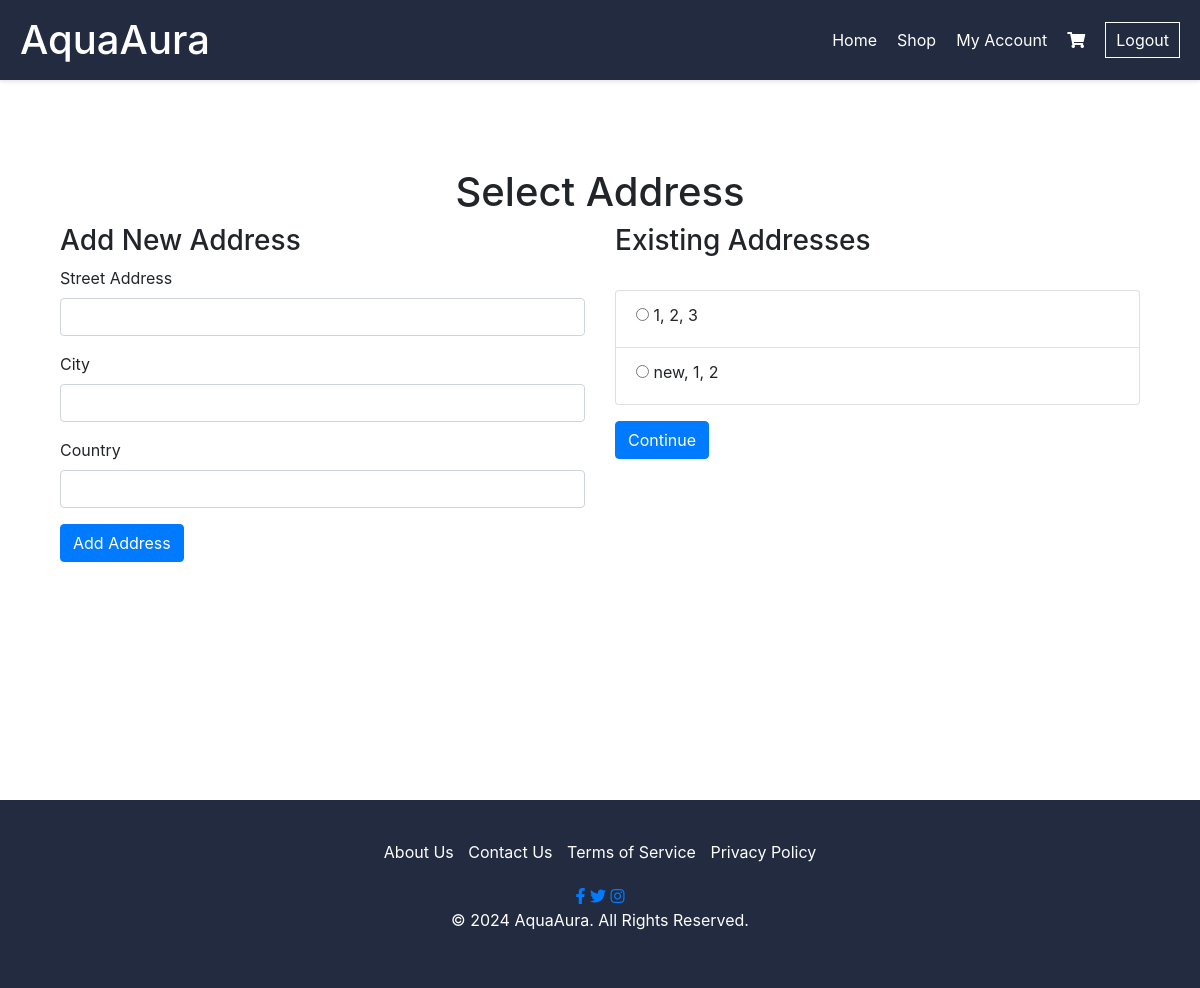
Page /select-address/ (signed in) on the committed database.
### authentication/models.py (models this page shows, shortened)
class Address(models.Model):
    user = models.ForeignKey(User, on_delete=models.CASCADE)
    street_address = models.CharField(max_length=255)
    city = models.CharField(max_length=100)
    country = models.CharField(max_length=100)

### ecommerce_app/views.py (the view, shortened to what this page needs)
# urls.py: path('select-address/', select_address_view, name='select_address'),
def select_address_view(request):
    addresses = Address.objects.filter(user=request.user)
    cart_items = CartItem.objects.filter(user=request.user)
    total_price = sum(item.product.price * item.quantity for item in cart_items)
    return render(request, 'select_address.html', {'addresses': addresses, 'cart_items': cart_items, 'total_price': total_price})

### templates/select_address.html (shortened to what this page needs)
{% extends 'base.html' %}
{% block content %}
<div class="container mt-5">
    <h1 class="text-center">Select Address</h1>
    <div class="row">
        <div class="col-md-6">
            <h3>Add New Address</h3>
            <form method="post" action="">
                <div class="form-group">
                    <label for="street_address">Street Address</label>
                    <input type="text" id="street_address" name="street_address" class="form-control" required>
                </div>
                <div class="form-group">
                    <label for="city">City</label>
                    <input type="text" id="city" name="city" class="form-control" required>
                </div>
                <div class="form-group">
                    <label for="country">Country</label>
                    <input type="text" id="country" name="country" class="form-control" required>
                </div>
                <button type="submit" name="action" value="add" class="btn btn-primary">Add Address</button>
            </form>
        </div>
        <div class="col-md-6">
            <h3>Existing Addresses</h3>
            <br/>
            <div class="address-list">
                {% if addresses %}
                    <form id="addressForm" method="post" action="">
                        <ul class="list-group">
                            {% for address in addresses %}
                                <li class="list-group-item">
                                    <label class="address-label">
                                        <input type="radio" name="address" value="{{ address.id }}" class="address-radio">
                                        <span class="address-details">{{ address.street_address }}, {{ address.city }}, {{ address.country }}</span>
                                    </label>
                                </li>
                            {% endfor %}
                        </ul>
                        <button type="submit" name="action" value="continue" class="btn btn-primary mt-3">Continue</button>
                    </form>
                {% else %}
                    <p>No existing addresses found.</p>
                {% endif %}
            </div>
        </div>
    </div>
</div>
{% endblock %}

### templates/base.html (style rules this page uses)
.container { padding-top: 20px; padding-bottom: 20px; }

### rows in the picture
Address: street_address "1", city "2", country "3"
Address: street_address "new", city "1", country "2"
